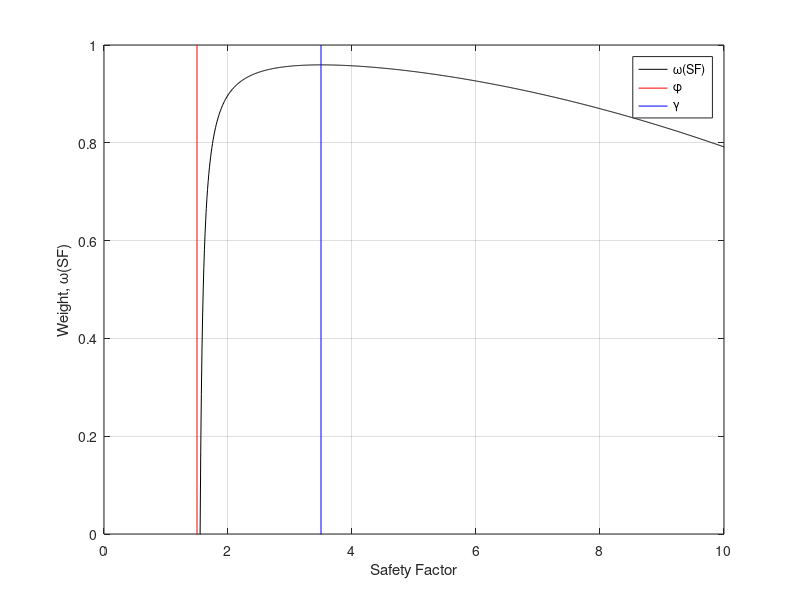

This figure's MATLAB source: (Note: this script raises an error after producing the figure.)
x = 1.51:0.01:10;
%y = -1./exp(x-2)+2 - exp((x-5)./10)

%y = -1./exp(x-2)+1 - (x-10)./10;

%y = -1./exp(x-2) + 1; - (x-10)./10;
%y=-.1./(x-2)+ 1 - ((x-5)./10).^2;

agg = 1/20;
y1=-agg./(x-1.5)+ 1;
y2=-((x-1).*agg).^2;
y=y1+y2;
plot(x,y, 'k')
hold on
plot([1.5 1.5], [-4 1],'r')
plot([3.5 3.5], [-4 1],'b')
%plot(x,y1)
%plot(x,y2)
hold off
xlabel('Safety Factor')
ylabel('Weight, \omega(SF)')
grid on
xlim([0,10]);
ylim([0,1]);
%axis square
legend('\omega(SF)','\phi','\gamma')
set(gcf,'renderer','Painters')


[a,b]=max(y)
x(b)

syms a sf b z
-a/exp(z-sf) - (a*(z-b))^2 +1
